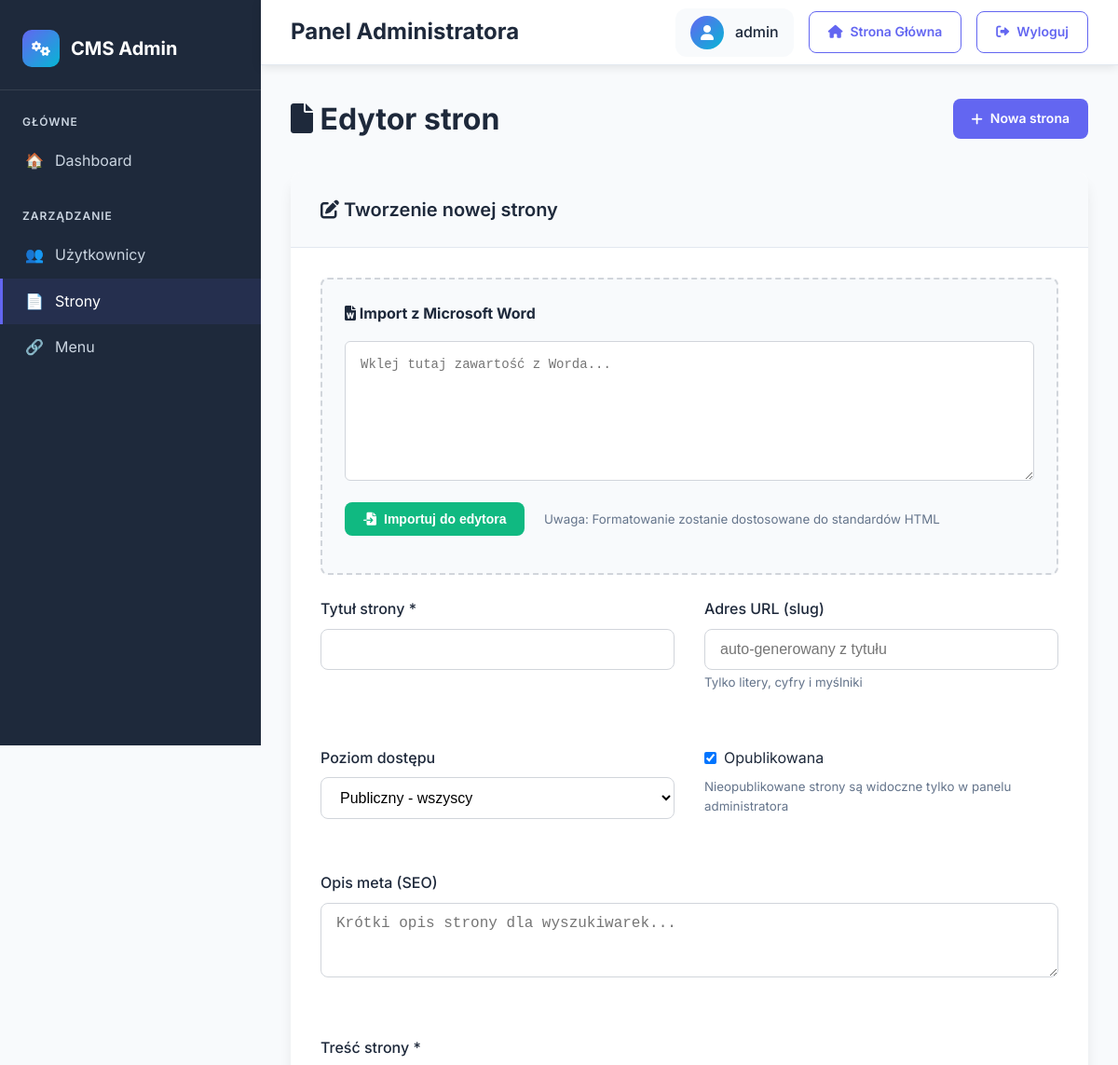
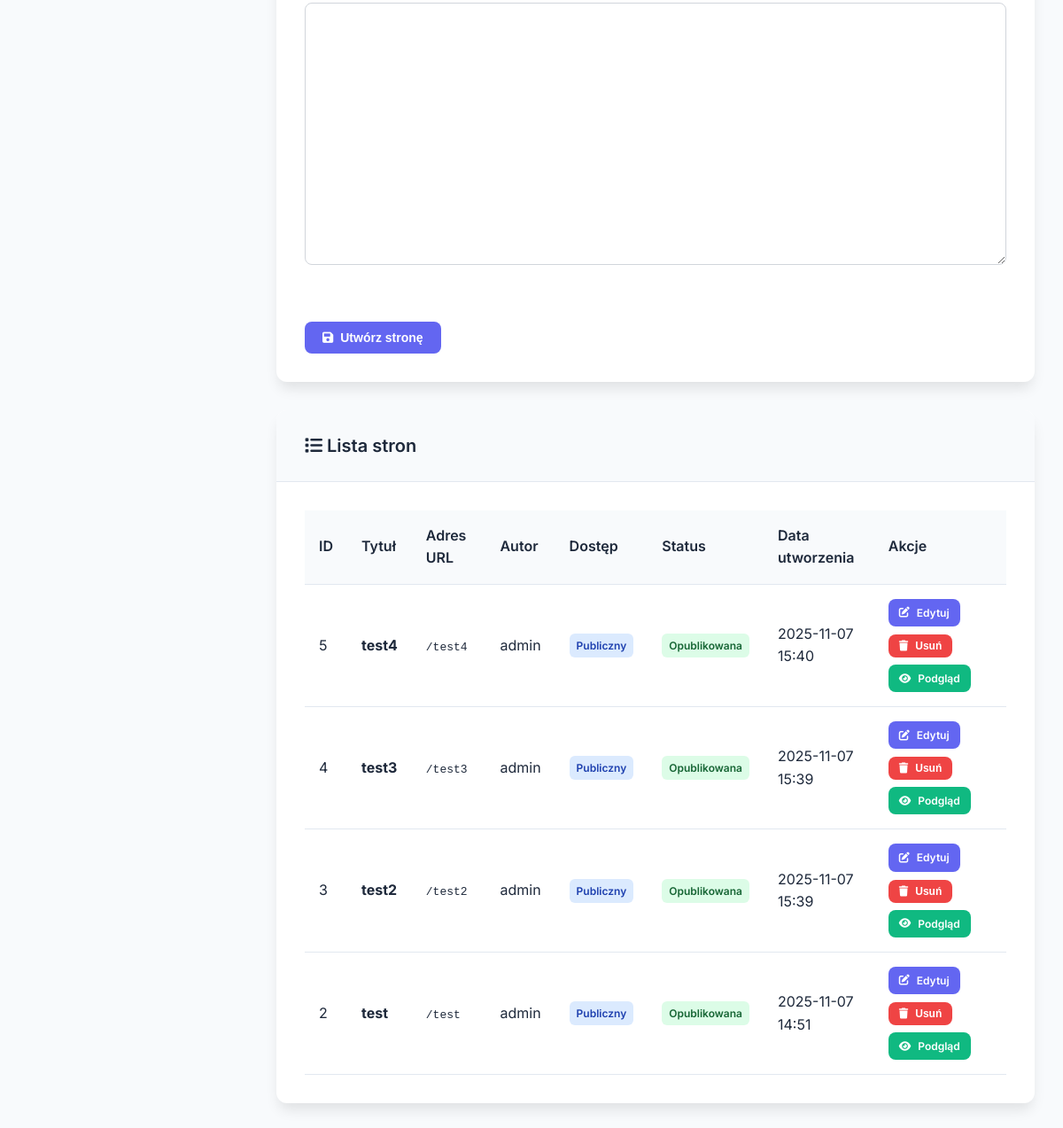
The page /admin/pages.php (signed in) on the database its author committed (2 pictures, top to bottom).
### tables this page shows
CREATE TABLE `pages` (
  `id` int(11) NOT NULL,
  `title` varchar(255) NOT NULL,
  `slug` varchar(255) DEFAULT NULL,
  `content` text DEFAULT NULL,
  `meta_description` text DEFAULT NULL,
  `author_id` int(11) DEFAULT NULL,
  `access_level` enum('public','logged_in','private') DEFAULT 'public',
  `created_at` datetime DEFAULT current_timestamp(),
  `updated_at` datetime DEFAULT current_timestamp() ON UPDATE current_timestamp(),
  `is_published` tinyint(1) DEFAULT 1
);

### admin/pages.php (the view, shortened to what this page needs)
<?php
$host = 'localhost';
$dbname = 'cms_portal';
$username = 'root';
$password = '';
try {
    $connection = new PDO(
        "mysql:host=$host;dbname=$dbname;charset=utf8mb4",
        $username,
        $password,
        array(
            PDO::ATTR_ERRMODE => PDO::ERRMODE_EXCEPTION,
            PDO::ATTR_DEFAULT_FETCH_MODE => PDO::FETCH_ASSOC
        )
    );
} catch(PDOException $e) {
    die("Błąd połączenia z bazą danych: " . $e->getMessage());
}
$user_id = $_SESSION['user_id'];
try {
    $stmt = $connection->prepare("
        SELECT role_id
        FROM user_admin_roles
        WHERE user_id = ? AND role_id IN (1, 2)
    ");
    $stmt->execute([$user_id]);
    $has_permission = $stmt->fetch();
} catch (PDOException $e) {
    die("Błąd podczas sprawdzania uprawnień: " . $e->getMessage());
}
try {
    if ($has_permission['role_id'] == 1) {
        $stmt = $connection->prepare("
            SELECT p.*, u.username as author_name
            FROM pages p
            LEFT JOIN users u ON p.author_id = u.id
            ORDER BY p.created_at DESC
        ");
        $stmt->execute();
    }
    $pages = $stmt->fetchAll();
} catch (PDOException $e) {
    $error = "Błąd podczas pobierania stron: " . $e->getMessage();
    $pages = [];
}
$edit_page = null;
function safe_echo($text) {
    echo htmlspecialchars($text, ENT_QUOTES, 'UTF-8');
}
function getAccessLevelLabel($level) {
    $labels = [
        'public' => 'Publiczny',
        'logged_in' => 'Tylko zalogowani',
        'private' => 'Prywatny'
    ];
    return $labels[$level] ?? $level;
}
?>
<!DOCTYPE html>
<html lang="pl">
<head>
    <link href="https://cdnjs.cloudflare.com/ajax/libs/font-awesome/6.0.0/css/all.min.css" rel="stylesheet">
</head>
<body>
    <div class="admin-container">
        <aside class="admin-sidebar">
            <div class="sidebar-header">
                <a href="index.php" class="sidebar-logo">
                    <div class="logo-icon"><i class="fas fa-cogs"></i></div>
                    <span class="logo-text">CMS Admin</span>
                </a>
            </div>
            <nav class="sidebar-nav">
                <div class="nav-section">
                    <div class="nav-title">GŁÓWNE</div>
                    <ul class="nav-links">
                        <li><a href="index.php" class="nav-link"><span>🏠</span><span>Dashboard</span></a></li>
                    </ul>
                </div>
                <div class="nav-section">
                    <div class="nav-title">ZARZĄDZANIE</div>
                    <ul class="nav-links">
                        <li><a href="users.php" class="nav-link"><span>👥</span><span>Użytkownicy</span></a></li>
                        <li><a href="pages.php" class="nav-link active"><span>📄</span><span>Strony</span></a></li>
                        <li><a href="menu.php" class="nav-link"><span>🔗</span><span>Menu</span></a></li>
                    </ul>
                </div>
            </nav>
        </aside>
        <main class="admin-main">
            <header class="admin-header">
                <div class="header-title">
                    <h1>Panel Administratora</h1>
                </div>
                <div class="user-menu">
                    <div class="user-info">
                        <div class="user-avatar">
                            <i class="fas fa-user"></i>
                        </div>
                        <span><?php echo $_SESSION['user_login'] ?? 'Administrator'; ?></span>
                    </div>
                    <a href="../" class="btn btn-outline">
                        <i class="fas fa-home"></i> Strona Główna
                    </a>
                    <a href="../public/logout.php" class="btn btn-outline">
                        <i class="fas fa-sign-out-alt"></i> Wyloguj
                    </a>
                </div>
            </header>
            <div class="admin-content">
                <div class="page-header">
                    <h1><i class="fas fa-file"></i> Edytor stron</h1>
                    <a href="pages.php" class="btn btn-primary">
                        <i class="fas fa-plus"></i> Nowa strona
                    </a>
                </div>
                <div class="card">
                    <div class="card-header">
                        <h2>
                            <i class="fas fa-edit"></i>
                            <?php echo $edit_page ? 'Edycja strony' : 'Tworzenie nowej strony'; ?>
                        </h2>
                    </div>
                    <div class="card-body">
                        <div class="import-section">
                            <h4><i class="fas fa-file-word"></i> Import z Microsoft Word</h4>
                            <form method="POST" action="" style="margin-bottom: 1rem;">
                                <textarea name="word_content" class="textarea-import" placeholder="Wklej tutaj zawartość z Worda..."><?php echo $_POST['word_content'] ?? ''; ?></textarea>
                                <div style="margin-top: 1rem;">
                                    <button type="submit" name="import_word" class="btn btn-success">
                                        <i class="fas fa-file-import"></i> Importuj do edytora
                                    </button>
                                    <small style="color: var(--gray); margin-left: 1rem;">
                                        Uwaga: Formatowanie zostanie dostosowane do standardów HTML
                                    </small>
                                </div>
                            </form>
                        </div>
                        <form method="POST" action="">
                            <div class="form-grid">
                                <div class="form-group">
                                    <label class="form-label" for="title">Tytuł strony *</label>
                                    <input type="text" class="form-control" id="title" name="title"
                                           value="<?php echo safe_echo($edit_page['title'] ?? $_POST['title'] ?? ''); ?>" required>
                                </div>
                                <div class="form-group">
                                    <label class="form-label" for="slug">Adres URL (slug)</label>
                                    <input type="text" class="form-control" id="slug" name="slug"
                                           value="<?php echo safe_echo($edit_page['slug'] ?? $_POST['slug'] ?? ''); ?>"
                                           placeholder="auto-generowany z tytułu">
                                    <small style="color: var(--gray);">Tylko litery, cyfry i myślniki</small>
                                </div>
                                <div class="form-group">
                                    <label class="form-label" for="access_level">Poziom dostępu</label>
                                    <select class="form-select" id="access_level" name="access_level">
                                        <option value="public" <?php echo ($edit_page['access_level'] ?? 'public') === 'public' ? 'selected' : ''; ?>>Publiczny - wszyscy</option>
                                    </select>
                                </div>
                                <div class="form-group">
                                    <label class="checkbox-label">
                                        <input type="checkbox" name="is_published" value="1"
                                               <?php echo ($edit_page['is_published'] ?? 1) ? 'checked' : ''; ?>>
                                        <span>Opublikowana</span>
                                    </label>
                                    <small style="color: var(--gray); display: block; margin-top: 0.5rem;">
                                        Nieopublikowane strony są widoczne tylko w panelu administratora
                                    </small>
                                </div>
                                <div class="form-group full-width">
                                    <label class="form-label" for="meta_description">Opis meta (SEO)</label>
                                    <textarea class="form-control" id="meta_description" name="meta_description"
                                              rows="3" placeholder="Krótki opis strony dla wyszukiwarek..."><?php echo safe_echo($edit_page['meta_description'] ?? $_POST['meta_description'] ?? ''); ?></textarea>
                                </div>
                                <div class="form-group full-width">
                                    <label class="form-label" for="content">Treść strony *</label>
                                    <textarea class="form-control" id="content" name="content" rows="15" required><?php echo safe_echo($edit_page['content'] ?? $_POST['content'] ?? ''); ?></textarea>
                                </div>
                            </div>
                            <div style="display: flex; gap: 1rem; margin-top: 2rem;">
                                <button type="submit" name="save_page" class="btn btn-primary">
                                    <i class="fas fa-save"></i>
                                    <?php echo $edit_page ? 'Zaktualizuj stronę' : 'Utwórz stronę'; ?>
                                </button>
                            </div>
                        </form>
                    </div>
                </div>
                <div class="card">
                    <div class="card-header">
                        <h2><i class="fas fa-list"></i> Lista stron</h2>
                    </div>
                    <div class="card-body">
                        <?php if (empty($pages)): ?>
                            <p>Brak stron w systemie.</p>
                        <?php else: ?>
                            <div class="table-responsive">
                                <table class="table">
                                    <thead>
                                        <tr>
                                            <th>ID</th>
                                            <th>Tytuł</th>
                                            <th>Adres URL</th>
                                            <th>Autor</th>
                                            <th>Dostęp</th>
                                            <th>Status</th>
                                            <th>Data utworzenia</th>
                                            <th>Akcje</th>
                                        </tr>
                                    </thead>
                                    <tbody>
                                        <?php foreach ($pages as $page): ?>
                                            <tr>
                                                <td><?php safe_echo($page['id']); ?></td>
                                                <td>
                                                    <strong><?php safe_echo($page['title']); ?></strong>
                                                </td>
                                                <td>
                                                    <code>/<?php safe_echo($page['slug']); ?></code>
                                                </td>
                                                <td><?php safe_echo($page['author_name'] ?? 'Nieznany'); ?></td>
                                                <td>
                                                    <span class="badge badge-info">
                                                        <?php echo getAccessLevelLabel($page['access_level']); ?>
                                                    </span>
                                                </td>
                                                <td>
                                                    <?php if ($page['is_published']): ?>
                                                        <span class="badge badge-success">Opublikowana</span>
                                                    <?php else: ?>
                                                        <span class="badge badge-warning">Szkic</span>
                                                    <?php endif; ?>
                                                </td>
                                                <td><?php echo date('Y-m-d H:i', strtotime($page['created_at'])); ?></td>
                                                <td>
                                                    <div style="display: flex; gap: 0.5rem; flex-wrap: wrap;">
                                                        <a href="pages.php?edit=<?php echo $page['id']; ?>" class="btn btn-sm btn-primary">
                                                            <i class="fas fa-edit"></i> Edytuj
                                                        </a>
                                                        <?php if ($page['author_id'] == $user_id || $has_permission['role_id'] == 1): ?>
                                                            <form method="POST" action="" style="display: inline;">
                                                                <button type="submit" name="delete_page" class="btn btn-sm btn-danger"
                                                                        onclick="return confirm('Czy na pewno chcesz usunąć tę stronę?')">
                                                                    <i class="fas fa-trash"></i> Usuń
                                                                </button>
                                                            </form>
                                                        <?php endif; ?>
                                                        <a href="../page.php?slug=<?php echo $page['slug']; ?>" target="_blank" class="btn btn-sm btn-success">
                                                            <i class="fas fa-eye"></i> Podgląd
                                                        </a>
                                                    </div>
                                                </td>
                                            </tr>
                                        <?php endforeach; ?>
                                    </tbody>
                                </table>
                            </div>
                        <?php endif; ?>
                    </div>
                </div>
            </div>
        </main>
    </div>
</body>
</html>

### rows shown on the page
pages: id "5 test4 test4 admin", access_level "Publiczny", is_published "Opublikowana", created_at "2025-11-07 15:40"
pages: id "4 test3 test3 admin", access_level "Publiczny", is_published "Opublikowana", created_at "2025-11-07 15:39"
pages: id "3 test2 test2 admin", access_level "Publiczny", is_published "Opublikowana", created_at "2025-11-07 15:39"
pages: id "2 test test admin", access_level "Publiczny", is_published "Opublikowana", created_at "2025-11-07 14:51"

### other values the page prints
$_SESSION['user_login'] "admin"
